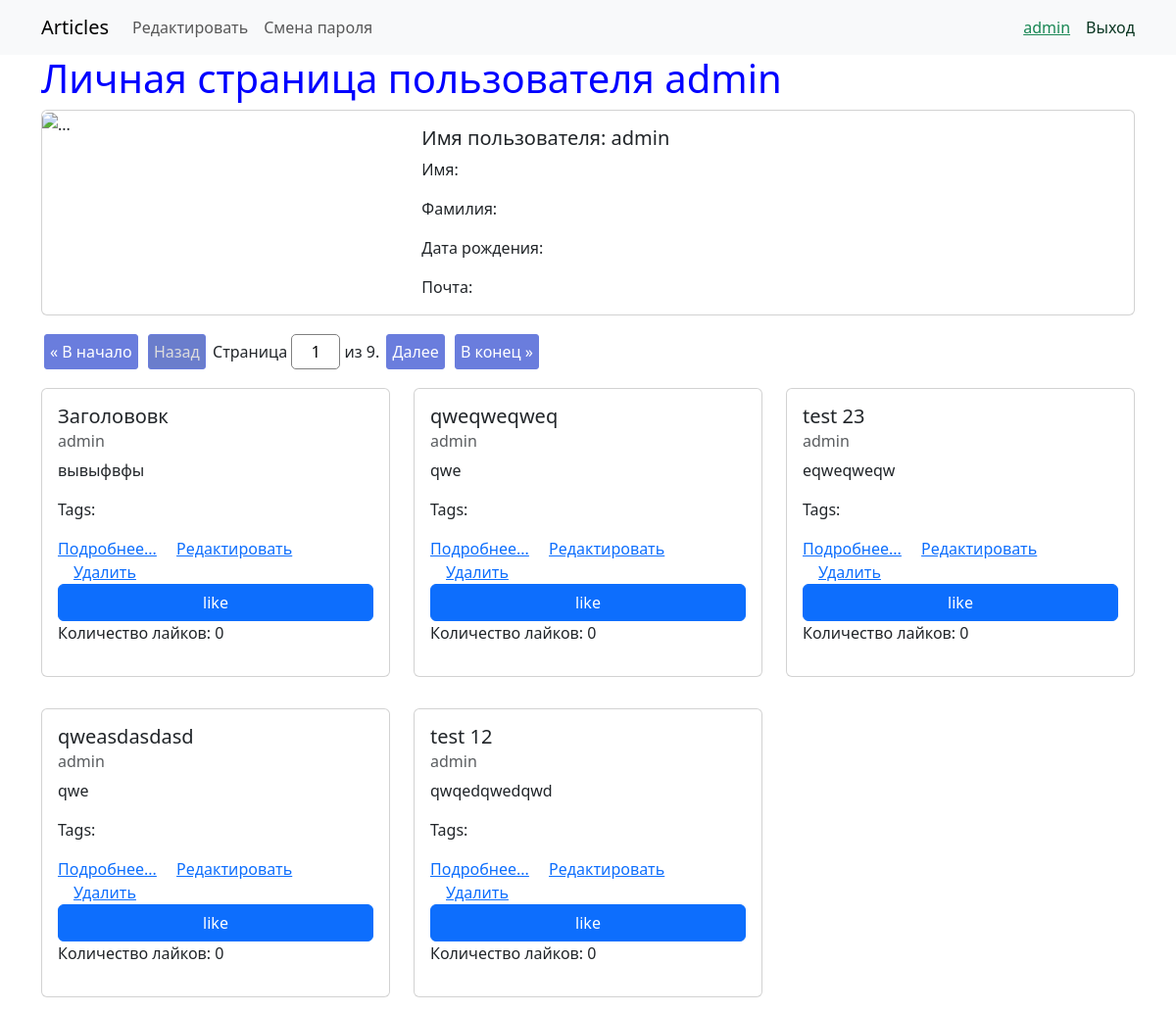
/accounts/1/ (signed in), run on the app's committed database.
### webapp/models.py (models this page shows, shortened)
class AbstractModel(models.Model):
    created_at = models.DateTimeField(verbose_name='Время создания', auto_now_add=True)
    updated_at = models.DateTimeField(auto_now=True, verbose_name='Время изменения')
    class Meta:
        abstract = True

class Article(AbstractModel):
    title = models.CharField(max_length=50, null=False, blank=False, validators=[MinLengthValidator(4), ],
                             verbose_name="Заголовок")
    content = models.TextField(max_length=3000, null=False, blank=False, verbose_name='Контент')
    author = models.ForeignKey(get_user_model(), default=1, related_name='articles', on_delete=models.CASCADE, verbose_name="Автор")
    tags = models.ManyToManyField('webapp.Tag', blank=True, related_name='articles', verbose_name='Теги')
    likes = models.ManyToManyField(get_user_model(), related_name='likes_article')
    def get_absolute_url(self):
        return reverse('webapp:article_view', kwargs={'pk': self.pk})

### accounts/views.py (the view)
# urls.py: path('<int:pk>/', UserDetailView.as_view(), name='user_detail'),
class UserDetailView(LoginRequiredMixin, DetailView):
    model = get_user_model()
    template_name = 'user_detail.html'
    context_object_name = 'user_obj'
    paginate_related_by = 5
    paginate_related_orphans = 0
    def get_context_data(self, **kwargs):
        articles = self.object.articles.order_by('-created_at')
        paginator = Paginator(articles, self.paginate_related_by, orphans=self.paginate_related_orphans)
        page_number = self.request.GET.get('page', 1)
        page = paginator.get_page(page_number)
        kwargs['page_obj'] = page
        kwargs['articles'] = page.object_list
        kwargs['is_paginated'] = page.has_other_pages()
        return super().get_context_data(**kwargs)

### accounts/templates/user_detail.html (shortened to what this page needs)
{% extends 'base.html' %}
{% block menu %}
        {% if request.user.is_authenticated and request.user == user_obj %}
            <a class="nav-link" aria-current="page" href="{% url 'accounts:user_change' request.user.pk %}">Редактировать</a>
            <a class="nav-link" aria-current="page" href="{% url 'accounts:password_change' request.user.pk %}">Смена пароля</a>
        {% endif %}
{% endblock %}
{% block content %}
    <h1>Личная страница пользователя {{ user_obj.get_full_name|default:user_obj.username }}</h1>
    <div class="card mb-3">
        <div class="row g-0">
            <div class="col-md-4">
                <img src="{{ user_obj.profile.avatar.url }}" class="img-fluid rounded-start" alt="...">
            </div>
            <div class="col-md-8">
                <div class="card-body">
                    <h5 class="card-title">Имя пользователя: {{ user_obj.username }}</h5>
                    <p class="card-text">Имя: {{ user_obj.first_name }}</p>
                    <p class="card-text">Фамилия: {{ user_obj.last_name }}</p>
                    <p class="card-text">Дата рождения: {{ user_obj.profile.birth_date|date:'d.m.Y' }}</p>
                    <p class="card-text">Почта: {{ user_obj.email }}</p>
                </div>
            </div>
        </div>
    </div>
    {% include 'partial/article_list.html' %}
{% endblock %}

### webapp/templates/base.html (shortened to what this page needs)
{% load static %}
<!doctype html>
<html lang="en">
<head>
    <link href="https://cdn.jsdelivr.net/npm/bootstrap@5.3.2/dist/css/bootstrap.min.css" rel="stylesheet"
>
    <link rel="stylesheet" href="{% static 'css/style.css' %}">
</head>
<body>
<nav class="navbar navbar-expand-lg bg-body-tertiary">
    <div class="container">
        <a class="navbar-brand" href="{% url 'webapp:index' %}">Articles</a>
        <div class="collapse navbar-collapse" id="navbarNavAltMarkup">
            <div class="navbar-nav me-auto mb-2 mb-lg-0">
                {% block menu %}{% endblock %}
            </div>
            <div class="d-flex">
                {% if not request.user.is_authenticated %}
                    <a class="text-primary-emphasis text-decoration-none me-3" aria-current="page"
                       href="{% url 'accounts:user_create' %}?next={{ request.get_full_path }}">Регистрация</a>
                    <a class="text-success-emphasis text-decoration-none" aria-current="page"
                       href="{% url 'accounts:login' %}?next={{ request.get_full_path }}">Вход</a>
                {% else %}
                    <a href="{% url 'accounts:user_detail' request.user.id %}" class="text-success me-3">{{ request.user }}</a>
                    <a class="text-success-emphasis text-decoration-none" aria-current="page"
                       href="{% url 'accounts:logout' %}?next={{ request.get_full_path }}">Выход</a>
                {% endif %}
            </div>
        </div>
    </div>
</nav>
<div class="container">
    {% block content %}
    {% endblock %}
</div>
</body>
</html>

### webapp/templates/partial/article_list.html (shortened to what this page needs)
    {% if is_paginated %}
    	{% include 'partial/pagination.html' %}
    {% endif %}
    <div class="row row-cols-3">
        {% for article in articles %}
            <div class="col">
                <div class="card my-3">
                    <div class="card-body">
                        <h5 class="card-title">{{ article.title }}</h5>
                        <h6 class="card-subtitle mb-2 text-body-secondary">{{ article.author }}</h6>
                        <p class="card-text">{{ article.content }}</p>
                        <p class="card-text">Tags:
                        </p>
                        <a href="{{ article.get_absolute_url }}" class="card-link">Подробнее...</a>
                    {% if perms.webapp.change_article or article.author == request.user %}
                        <a href="{% url 'webapp:article_update_view' pk=article.pk %}" class="card-link">Редактировать</a>
                    {% endif %}
                    {% if perms.webapp.delete_article or article.author == request.user %}
                        <a href="{% url 'webapp:article_delete_view' pk=article.pk %}" class="card-link">Удалить</a>
                    {% endif %}
                    {% if request.user.is_authenticated %}
                        <a class="btn btn-primary d-block likes"
                                href="{% url 'webapp:article_like' article.pk %}"
                        data-span-count-id="count_likes_articles{{ article.pk }}"
                        >{% if request.user in article.likes.all  %}unlike{% else %}like{% endif %}</a>
                    {% endif %}
                    <p>Количество лайков: <span>{{ article.likes.count }}</span></p>
                    </div>
                </div>
            </div>
            {% empty %}
            <p>Нет статей</p>
        {% endfor %}
    </div>

### webapp/static/css/style.css (style rules this page uses)
h1 { color: blue; }

### data on the page
Article: title "Заголововк", author "admin", content "вывыфвфы", shows "like", likes.count "0"
Article: title "qweqweqweq", author "admin", content "qwe", shows "like", likes.count "0"
Article: title "test 23", author "admin", content "eqweqweqw", shows "like", likes.count "0"
Article: title "qweasdasdasd", author "admin", content "qwe", shows "like", likes.count "0"
Article: title "test 12", author "admin", content "qwqedqwedqwd", shows "like", likes.count "0"

### other printed values
{{ request.user }} "admin"
{{ user_obj.get_full_name|default:user_obj.username }} "admin"
{{ user_obj.username }} "admin"
{{ page_obj.paginator.num_pages }} "9"
